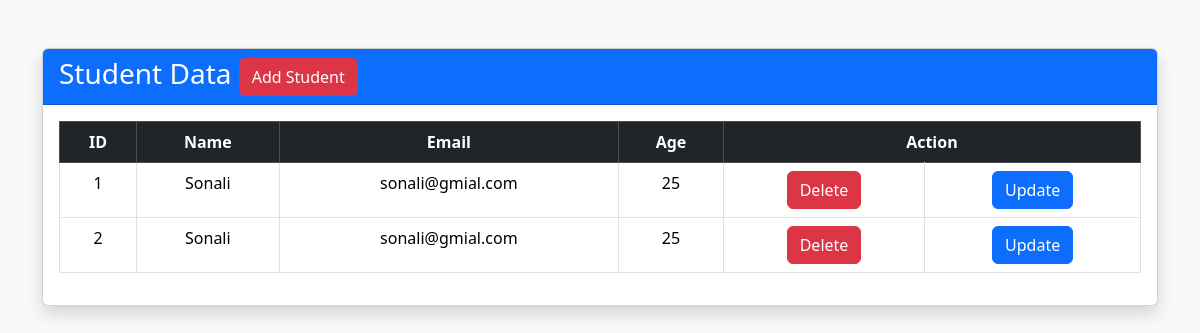
Page /display on the earlier database version.
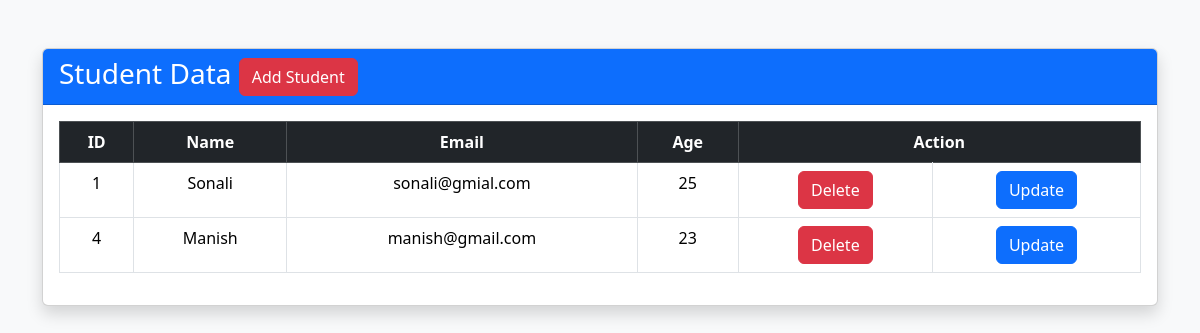
Same page on the later database version.
### myapp/models.py (models this page shows)
class Student(models.Model):
    name = models.CharField(max_length=20)
    email = models.CharField(max_length=50)
    age = models.IntegerField()

### myapp/views.py (the view)
# urls.py: path("display",display,name="display"),
def display(request):
    students = Student.objects.all()
    return render(request,"display.html",{"students":students})

### myapp/templates/display.html (shortened to what this page needs)
<!DOCTYPE html>
<html lang="en">
<head>
    <link href="https://cdn.jsdelivr.net/npm/bootstrap@5.3.3/dist/css/bootstrap.min.css" rel="stylesheet">
</head>
<body class="bg-light">
    <div class="container mt-5">
        <div class="card shadow">
            <div class="card-header bg-primary text-white">
                <h3 class="mb-0">Student Data
                    <a href="{%url 'index'%}" class="btn btn-danger">Add Student</a>
                </h3>
            </div>
            <div class="card-body">
                <table class="table table-bordered table-hover text-center">
                    <thead class="table-dark">
                        <tr>
                            <th>ID</th>
                            <th>Name</th>
                            <th>Email</th>
                            <th>Age</th>
                            <th colspan="2">Action</th>
                        </tr>
                    </thead>
                    <tbody>
                        {%for st in students%}
                        <tr>
                            <td>{{st.id}}</td>
                            <td>{{st.name}}</td>
                            <td>{{st.email}}</td>
                            <td>{{st.age}}</td>
                            <td><a href="{%url 'delete'%}?id={{st.id}}" class="btn btn-danger">Delete</a></td>
                            <td><a href="{%url 'edit'%}?id={{st.id}}" class="btn btn-primary">Update</a></td>
                        </tr>
                        {%endfor%}
                    </tbody>
                </table>
            </div>
        </div>
    </div>
</body>
</html>

Differences in the rows shown:
removed Student: id "2", name "Sonali", email "sonali@gmial.com", age "25"
added Student: id "4", name "Manish", email "manish@gmail.com", age "23"
